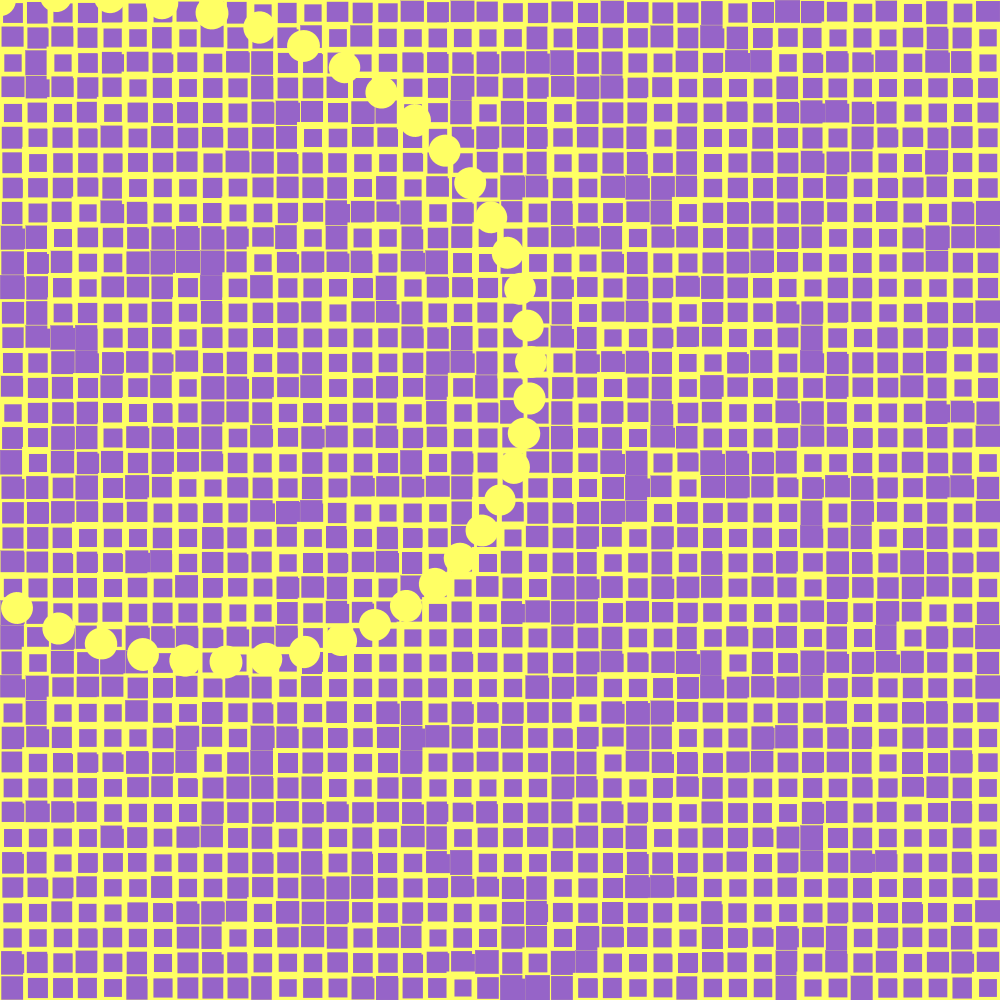
Frame 1 (no input)
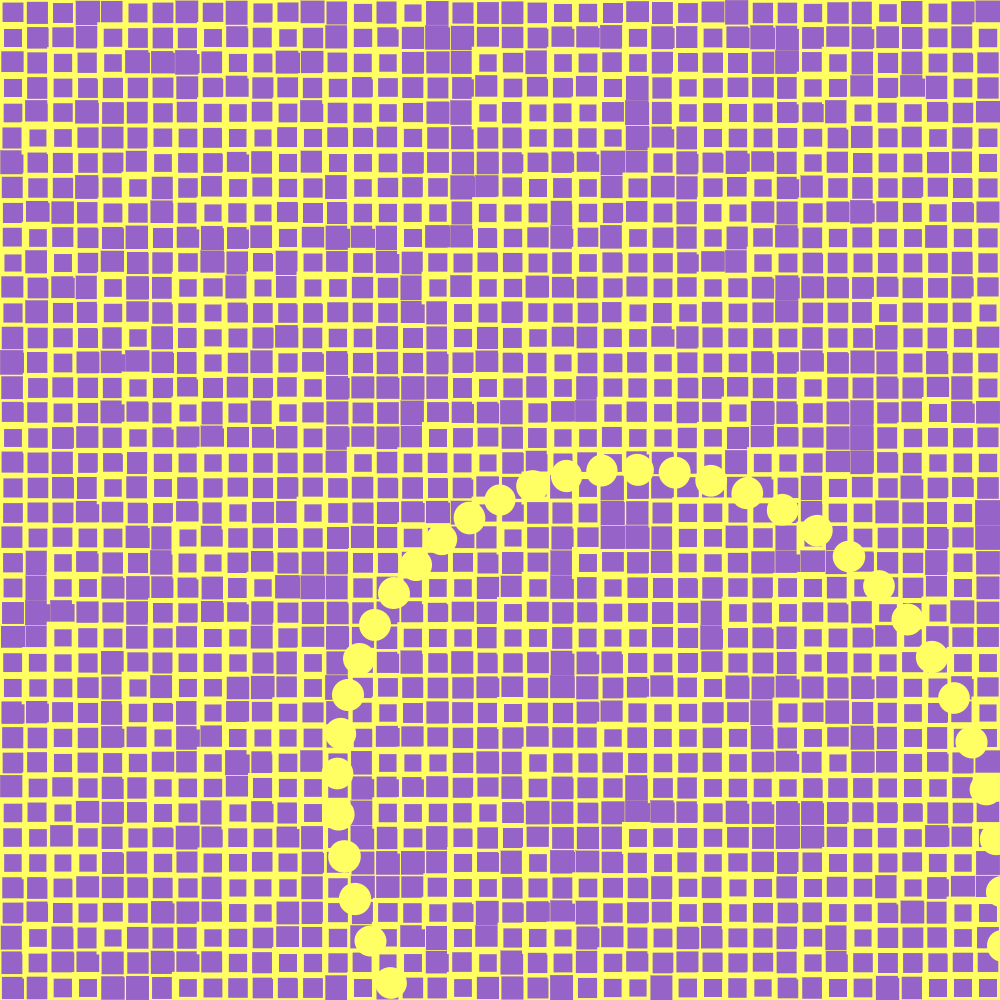
Frame 60 (the mouse pressed at the canvas centre just before this capture)
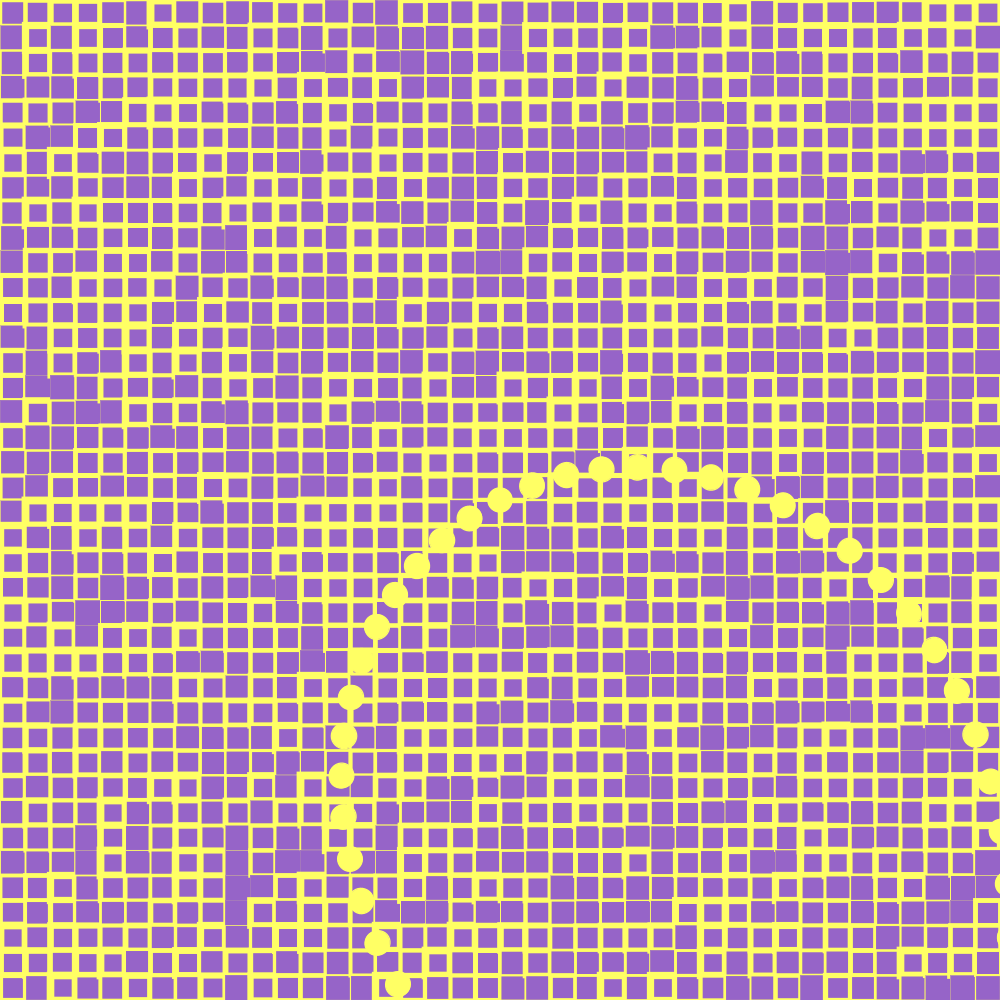
Frame 120 (the mouse held since frame 60 and released just before this capture)

The Processing sketch that drew these frames (run headless with seeded random() and noise(); from frame 60 on, the mouse is pressed at the canvas centre):

// Processing sketch: arc_system
// ── arc_system.pde
// Happy mistakes are happy mistakes, as of 4/14/24 i still don't know what i'm doing
// However i do enjoy what i'm doing
// I am trying to make a flower with less jittery animation 
// all i'm missing is making this into a gif
float x = 0.00001;

void setup() {

  size(1000, 1000);
  background(255, 255, 200);
  frameRate(30);
}

void draw() {

  //background(255, 255, 200);

translate(0,0);

for (int a = 0; a < 1000; a = a + 25) {
  for (int b = 0; b < 1000; b = b + 25) {
    strokeWeight(random(8));
    stroke(255, 255, 100);
    //noFill();
  fill( 150, 100, 200);
 square(a, b, 25); 
  }
}

  translate( width / 2, height/2);

  for (int i = -500; i < 500; i = i + 25) {
    pushMatrix();
    rotate(TAU * x);
    fill(255, 255, 100);

    if (i < 500) {
      x = x + 0.01;
    }
    circle( i, i, 25);
    popMatrix();
  }
  if (mousePressed){
  save("SPIRAL_FLOWER.PNG");
  }
}
